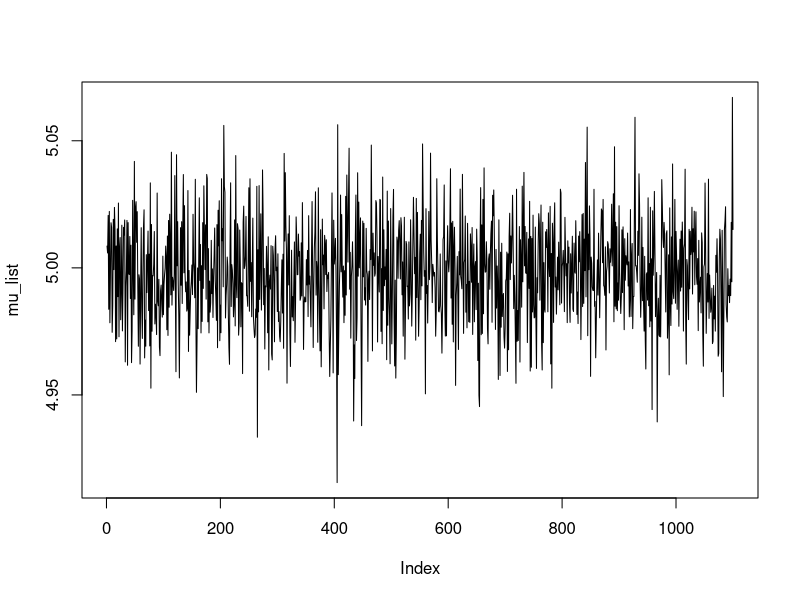
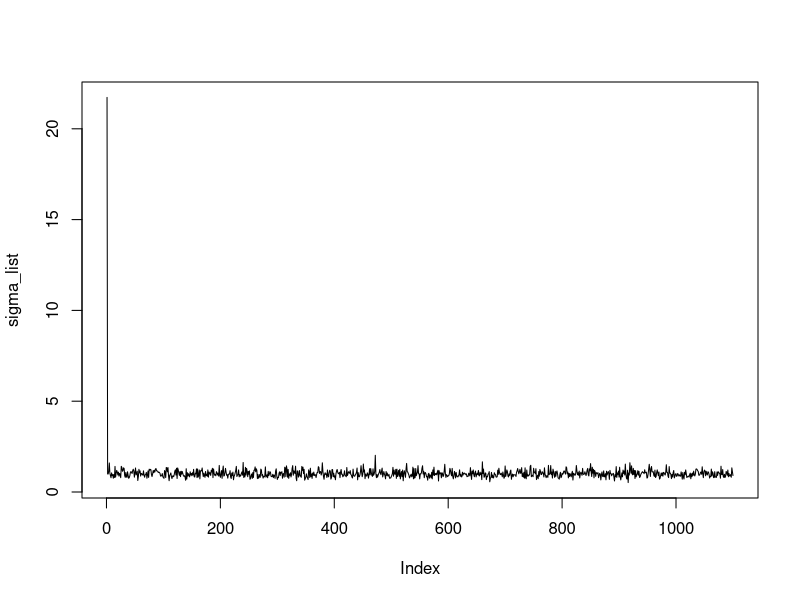
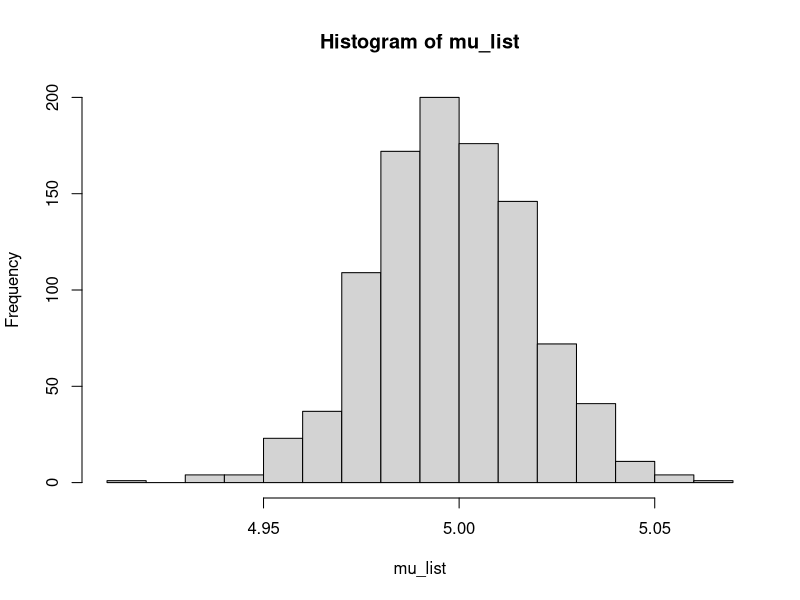
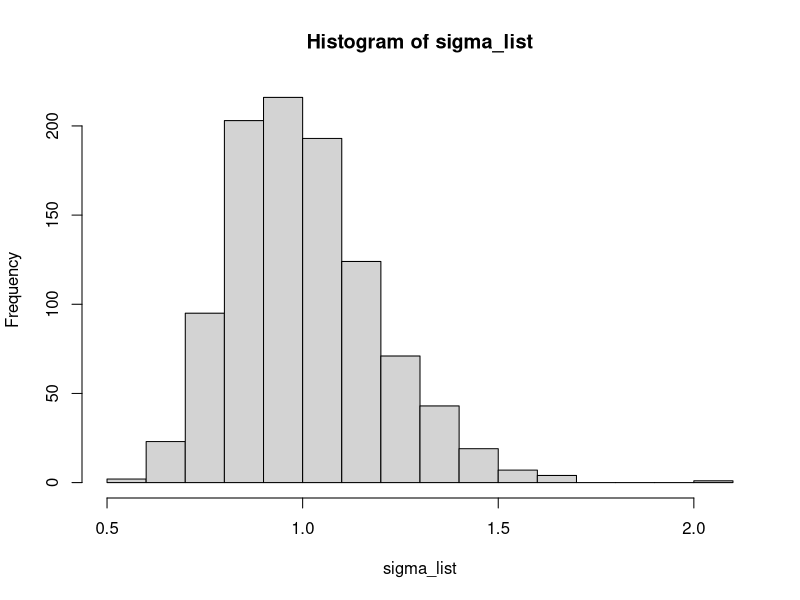

R code for these plots, in order:
library(MCMCpack)


n_iter=1100

n = 50.0
x_mean = 5.0
mu0 = 0.0
tau0_square = 100.0
n0 = 10.0
lambda0 = 8.0
mu = 0.0
sigma = 1.0

mu_list=numeric(n_iter)
sigma_list=numeric(n_iter)



for (i in 1:n_iter){
  p1 = (n * sigma ** -1 * x_mean + tau0_square ** -1 * mu0) /(n * sigma ** -1 + tau0_square ** -1)
  p2 = 1 / (n * sigma ** -1 + tau0_square ** -1)
  p3 = (n + n0) / 2.0
  p4 = (n * (mu - x_mean) ** 2 + 50 + lambda0) / 2.0 
  
  mu = rnorm(1,p1, p2)
  sigma = rinvgamma(1,shape=p3,scale=p4)
  
  mu_list[i]=mu
  sigma_list[i]=sigma
  
}
png("mu.png")
plot(mu_list, type = "l")
dev.off()
png("sigma.png")
plot(sigma_list, type = "l")
dev.off()



mu_list=mu_list[100:1100]
sigma_list=sigma_list[100:1100]


png("mu_hist.png")
hist(mu_list, type = "l")
dev.off()
png("sigma_hist.png")
hist(sigma_list, type = "l")
dev.off()

print(mean(mu_list))
print(mean(sigma_list))

print(mean(mu_list)+qt(0.975,n_iter-1)*sd(mu_list)/sqrt(length(mu_list)))
print(mean(mu_list)-qt(0.975,n_iter-1)*sd(mu_list)/sqrt(length(mu_list)))

print(mean(sigma_list)+qt(0.975,n_iter-1)*sd(sigma_list)/sqrt(length(sigma_list)))
print(mean(sigma_list)-qt(0.975,n_iter-1)*sd(sigma_list)/sqrt(length(sigma_list)))
